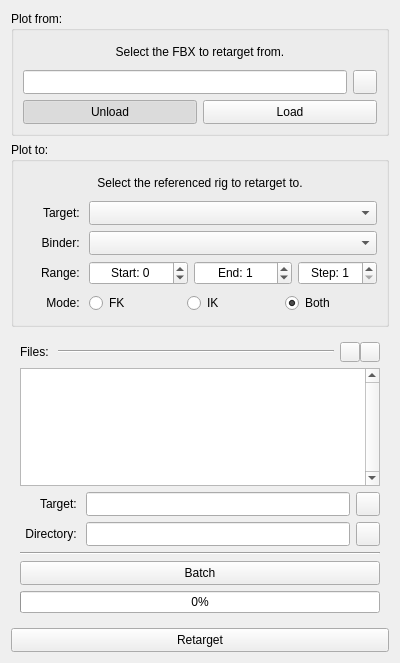
<?xml version="1.0" encoding="UTF-8"?>
<ui version="4.0">
 <class>QMocapTab</class>
 <widget class="QWidget" name="QMocapTab">
  <property name="geometry">
   <rect>
    <x>0</x>
    <y>0</y>
    <width>400</width>
    <height>663</height>
   </rect>
  </property>
  <property name="minimumSize">
   <size>
    <width>400</width>
    <height>400</height>
   </size>
  </property>
  <property name="windowTitle">
   <string>Form</string>
  </property>
  <layout class="QVBoxLayout" name="centralLayout">
   <item>
    <widget class="QGroupBox" name="sourceGroupBox">
     <property name="sizePolicy">
      <sizepolicy hsizetype="Expanding" vsizetype="Fixed">
       <horstretch>0</horstretch>
       <verstretch>0</verstretch>
      </sizepolicy>
     </property>
     <property name="title">
      <string>Plot from:</string>
     </property>
     <layout class="QVBoxLayout" name="sourceLayout">
      <item>
       <widget class="QLabel" name="sourceDescriptionLabel">
        <property name="sizePolicy">
         <sizepolicy hsizetype="Expanding" vsizetype="Fixed">
          <horstretch>0</horstretch>
          <verstretch>0</verstretch>
         </sizepolicy>
        </property>
        <property name="minimumSize">
         <size>
          <width>0</width>
          <height>24</height>
         </size>
        </property>
        <property name="maximumSize">
         <size>
          <width>16777215</width>
          <height>24</height>
         </size>
        </property>
        <property name="text">
         <string>Select the FBX to retarget from.</string>
        </property>
        <property name="alignment">
         <set>Qt::AlignCenter</set>
        </property>
       </widget>
      </item>
      <item>
       <widget class="QWidget" name="sourcePathWidget" native="true">
        <property name="sizePolicy">
         <sizepolicy hsizetype="Expanding" vsizetype="Fixed">
          <horstretch>0</horstretch>
          <verstretch>0</verstretch>
         </sizepolicy>
        </property>
        <property name="minimumSize">
         <size>
          <width>0</width>
          <height>24</height>
         </size>
        </property>
        <property name="maximumSize">
         <size>
          <width>16777215</width>
          <height>24</height>
         </size>
        </property>
        <layout class="QHBoxLayout" name="horizontalLayout_3">
         <property name="leftMargin">
          <number>0</number>
         </property>
         <property name="topMargin">
          <number>0</number>
         </property>
         <property name="rightMargin">
          <number>0</number>
         </property>
         <property name="bottomMargin">
          <number>0</number>
         </property>
         <item>
          <widget class="QLineEdit" name="sourcePathLineEdit">
           <property name="sizePolicy">
            <sizepolicy hsizetype="Expanding" vsizetype="Preferred">
             <horstretch>0</horstretch>
             <verstretch>0</verstretch>
            </sizepolicy>
           </property>
           <property name="readOnly">
            <bool>true</bool>
           </property>
          </widget>
         </item>
         <item>
          <widget class="QPushButton" name="sourcePathPushButton">
           <property name="sizePolicy">
            <sizepolicy hsizetype="Fixed" vsizetype="Fixed">
             <horstretch>0</horstretch>
             <verstretch>0</verstretch>
            </sizepolicy>
           </property>
           <property name="minimumSize">
            <size>
             <width>24</width>
             <height>24</height>
            </size>
           </property>
           <property name="maximumSize">
            <size>
             <width>24</width>
             <height>24</height>
            </size>
           </property>
           <property name="toolTip">
            <string>Opens a dialog to change the source FBX file.</string>
           </property>
           <property name="text">
            <string/>
           </property>
           <property name="icon">
            <iconset resource="../../../../../Python/dcc/ui/resources.qrc">
             <normaloff>:/dcc/icons/open_folder.svg</normaloff>:/dcc/icons/open_folder.svg</iconset>
           </property>
          </widget>
         </item>
        </layout>
       </widget>
      </item>
      <item>
       <widget class="QWidget" name="sourceInteropWidget" native="true">
        <property name="sizePolicy">
         <sizepolicy hsizetype="Expanding" vsizetype="Fixed">
          <horstretch>0</horstretch>
          <verstretch>0</verstretch>
         </sizepolicy>
        </property>
        <property name="minimumSize">
         <size>
          <width>0</width>
          <height>24</height>
         </size>
        </property>
        <property name="maximumSize">
         <size>
          <width>16777215</width>
          <height>24</height>
         </size>
        </property>
        <layout class="QHBoxLayout" name="horizontalLayout_4">
         <property name="leftMargin">
          <number>0</number>
         </property>
         <property name="topMargin">
          <number>0</number>
         </property>
         <property name="rightMargin">
          <number>0</number>
         </property>
         <property name="bottomMargin">
          <number>0</number>
         </property>
         <item>
          <widget class="QPushButton" name="unloadSourcePushButton">
           <property name="sizePolicy">
            <sizepolicy hsizetype="Expanding" vsizetype="Preferred">
             <horstretch>0</horstretch>
             <verstretch>0</verstretch>
            </sizepolicy>
           </property>
           <property name="toolTip">
            <string>Unloads the referenced FBX data.</string>
           </property>
           <property name="text">
            <string>Unload</string>
           </property>
           <property name="checkable">
            <bool>true</bool>
           </property>
           <property name="checked">
            <bool>true</bool>
           </property>
          </widget>
         </item>
         <item>
          <widget class="QPushButton" name="loadSourcePushButton">
           <property name="sizePolicy">
            <sizepolicy hsizetype="Expanding" vsizetype="Preferred">
             <horstretch>0</horstretch>
             <verstretch>0</verstretch>
            </sizepolicy>
           </property>
           <property name="toolTip">
            <string>Loads the referenced FBX data.</string>
           </property>
           <property name="text">
            <string>Load</string>
           </property>
           <property name="checkable">
            <bool>true</bool>
           </property>
          </widget>
         </item>
        </layout>
       </widget>
      </item>
     </layout>
    </widget>
   </item>
   <item>
    <widget class="QGroupBox" name="targetGroupBox">
     <property name="sizePolicy">
      <sizepolicy hsizetype="Expanding" vsizetype="Fixed">
       <horstretch>0</horstretch>
       <verstretch>0</verstretch>
      </sizepolicy>
     </property>
     <property name="title">
      <string>Plot to:</string>
     </property>
     <layout class="QVBoxLayout" name="targetLayout">
      <item>
       <widget class="QLabel" name="targetDesciptionLabel">
        <property name="sizePolicy">
         <sizepolicy hsizetype="Expanding" vsizetype="Fixed">
          <horstretch>0</horstretch>
          <verstretch>0</verstretch>
         </sizepolicy>
        </property>
        <property name="minimumSize">
         <size>
          <width>0</width>
          <height>24</height>
         </size>
        </property>
        <property name="maximumSize">
         <size>
          <width>16777215</width>
          <height>24</height>
         </size>
        </property>
        <property name="text">
         <string>Select the referenced rig to retarget to.</string>
        </property>
        <property name="alignment">
         <set>Qt::AlignCenter</set>
        </property>
       </widget>
      </item>
      <item>
       <widget class="QWidget" name="targetWidget" native="true">
        <property name="sizePolicy">
         <sizepolicy hsizetype="Expanding" vsizetype="Fixed">
          <horstretch>0</horstretch>
          <verstretch>0</verstretch>
         </sizepolicy>
        </property>
        <property name="minimumSize">
         <size>
          <width>0</width>
          <height>24</height>
         </size>
        </property>
        <property name="maximumSize">
         <size>
          <width>16777215</width>
          <height>24</height>
         </size>
        </property>
        <layout class="QHBoxLayout" name="horizontalLayout">
         <property name="leftMargin">
          <number>0</number>
         </property>
         <property name="topMargin">
          <number>0</number>
         </property>
         <property name="rightMargin">
          <number>0</number>
         </property>
         <property name="bottomMargin">
          <number>0</number>
         </property>
         <item>
          <widget class="QLabel" name="targetLabel">
           <property name="sizePolicy">
            <sizepolicy hsizetype="Fixed" vsizetype="Preferred">
             <horstretch>0</horstretch>
             <verstretch>0</verstretch>
            </sizepolicy>
           </property>
           <property name="minimumSize">
            <size>
             <width>60</width>
             <height>0</height>
            </size>
           </property>
           <property name="maximumSize">
            <size>
             <width>60</width>
             <height>16777215</height>
            </size>
           </property>
           <property name="text">
            <string>Target: </string>
           </property>
           <property name="alignment">
            <set>Qt::AlignRight|Qt::AlignTrailing|Qt::AlignVCenter</set>
           </property>
          </widget>
         </item>
         <item>
          <widget class="QComboBox" name="targetComboBox">
           <property name="sizePolicy">
            <sizepolicy hsizetype="Expanding" vsizetype="Preferred">
             <horstretch>0</horstretch>
             <verstretch>0</verstretch>
            </sizepolicy>
           </property>
           <property name="toolTip">
            <string>The referenced rig that the animation will be retargeted to.</string>
           </property>
           <property name="styleSheet">
            <string notr="true"/>
           </property>
          </widget>
         </item>
        </layout>
       </widget>
      </item>
      <item>
       <widget class="QWidget" name="binderWidget" native="true">
        <property name="sizePolicy">
         <sizepolicy hsizetype="Expanding" vsizetype="Fixed">
          <horstretch>0</horstretch>
          <verstretch>0</verstretch>
         </sizepolicy>
        </property>
        <property name="minimumSize">
         <size>
          <width>0</width>
          <height>24</height>
         </size>
        </property>
        <property name="maximumSize">
         <size>
          <width>16777215</width>
          <height>24</height>
         </size>
        </property>
        <layout class="QHBoxLayout" name="horizontalLayout_2">
         <property name="leftMargin">
          <number>0</number>
         </property>
         <property name="topMargin">
          <number>0</number>
         </property>
         <property name="rightMargin">
          <number>0</number>
         </property>
         <property name="bottomMargin">
          <number>0</number>
         </property>
         <item>
          <widget class="QLabel" name="binderLabel">
           <property name="sizePolicy">
            <sizepolicy hsizetype="Fixed" vsizetype="Preferred">
             <horstretch>0</horstretch>
             <verstretch>0</verstretch>
            </sizepolicy>
           </property>
           <property name="minimumSize">
            <size>
             <width>60</width>
             <height>0</height>
            </size>
           </property>
           <property name="maximumSize">
            <size>
             <width>60</width>
             <height>16777215</height>
            </size>
           </property>
           <property name="text">
            <string>Binder: </string>
           </property>
           <property name="alignment">
            <set>Qt::AlignRight|Qt::AlignTrailing|Qt::AlignVCenter</set>
           </property>
          </widget>
         </item>
         <item>
          <widget class="QComboBox" name="binderComboBox">
           <property name="sizePolicy">
            <sizepolicy hsizetype="Expanding" vsizetype="Preferred">
             <horstretch>0</horstretch>
             <verstretch>0</verstretch>
            </sizepolicy>
           </property>
           <property name="toolTip">
            <string>The binder used to remap data onto the selected rig.</string>
           </property>
           <property name="styleSheet">
            <string notr="true"/>
           </property>
          </widget>
         </item>
        </layout>
       </widget>
      </item>
      <item>
       <widget class="QWidget" name="stepWidget" native="true">
        <property name="sizePolicy">
         <sizepolicy hsizetype="Preferred" vsizetype="Fixed">
          <horstretch>0</horstretch>
          <verstretch>0</verstretch>
         </sizepolicy>
        </property>
        <property name="minimumSize">
         <size>
          <width>0</width>
          <height>24</height>
         </size>
        </property>
        <property name="maximumSize">
         <size>
          <width>16777215</width>
          <height>24</height>
         </size>
        </property>
        <layout class="QHBoxLayout" name="horizontalLayout_6">
         <property name="leftMargin">
          <number>0</number>
         </property>
         <property name="topMargin">
          <number>0</number>
         </property>
         <property name="rightMargin">
          <number>0</number>
         </property>
         <property name="bottomMargin">
          <number>0</number>
         </property>
         <item>
          <widget class="QLabel" name="stepLabel">
           <property name="sizePolicy">
            <sizepolicy hsizetype="Fixed" vsizetype="Preferred">
             <horstretch>0</horstretch>
             <verstretch>0</verstretch>
            </sizepolicy>
           </property>
           <property name="minimumSize">
            <size>
             <width>60</width>
             <height>0</height>
            </size>
           </property>
           <property name="maximumSize">
            <size>
             <width>60</width>
             <height>16777215</height>
            </size>
           </property>
           <property name="text">
            <string>Range: </string>
           </property>
           <property name="alignment">
            <set>Qt::AlignRight|Qt::AlignTrailing|Qt::AlignVCenter</set>
           </property>
          </widget>
         </item>
         <item>
          <widget class="QTimeSpinBox" name="startTimeSpinBox">
           <property name="sizePolicy">
            <sizepolicy hsizetype="Expanding" vsizetype="Preferred">
             <horstretch>5</horstretch>
             <verstretch>0</verstretch>
            </sizepolicy>
           </property>
           <property name="toolTip">
            <string>The frame to start baking.</string>
           </property>
           <property name="alignment">
            <set>Qt::AlignCenter</set>
           </property>
           <property name="suffix">
            <string/>
           </property>
           <property name="prefix">
            <string>Start: </string>
           </property>
           <property name="minimum">
            <number>-9999</number>
           </property>
           <property name="maximum">
            <number>9999</number>
           </property>
          </widget>
         </item>
         <item>
          <widget class="QTimeSpinBox" name="endTimeSpinBox">
           <property name="sizePolicy">
            <sizepolicy hsizetype="Expanding" vsizetype="Preferred">
             <horstretch>5</horstretch>
             <verstretch>0</verstretch>
            </sizepolicy>
           </property>
           <property name="toolTip">
            <string>The frame to stop baking.</string>
           </property>
           <property name="alignment">
            <set>Qt::AlignCenter</set>
           </property>
           <property name="suffix">
            <string/>
           </property>
           <property name="prefix">
            <string>End: </string>
           </property>
           <property name="minimum">
            <number>-9999</number>
           </property>
           <property name="maximum">
            <number>9999</number>
           </property>
           <property name="value">
            <number>1</number>
           </property>
          </widget>
         </item>
         <item>
          <widget class="QSpinBox" name="stepSpinBox">
           <property name="sizePolicy">
            <sizepolicy hsizetype="Expanding" vsizetype="Preferred">
             <horstretch>4</horstretch>
             <verstretch>0</verstretch>
            </sizepolicy>
           </property>
           <property name="toolTip">
            <string>The frame interval to bake at.</string>
           </property>
           <property name="alignment">
            <set>Qt::AlignCenter</set>
           </property>
           <property name="prefix">
            <string>Step: </string>
           </property>
           <property name="minimum">
            <number>1</number>
           </property>
           <property name="maximum">
            <number>100</number>
           </property>
          </widget>
         </item>
        </layout>
       </widget>
      </item>
      <item>
       <widget class="QWidget" name="kinematicWidget" native="true">
        <property name="sizePolicy">
         <sizepolicy hsizetype="Expanding" vsizetype="Fixed">
          <horstretch>0</horstretch>
          <verstretch>0</verstretch>
         </sizepolicy>
        </property>
        <property name="minimumSize">
         <size>
          <width>0</width>
          <height>24</height>
         </size>
        </property>
        <property name="maximumSize">
         <size>
          <width>16777215</width>
          <height>24</height>
         </size>
        </property>
        <layout class="QHBoxLayout" name="horizontalLayout_5">
         <property name="leftMargin">
          <number>0</number>
         </property>
         <property name="topMargin">
          <number>0</number>
         </property>
         <property name="rightMargin">
          <number>0</number>
         </property>
         <property name="bottomMargin">
          <number>0</number>
         </property>
         <item>
          <widget class="QLabel" name="kinematicLabel">
           <property name="sizePolicy">
            <sizepolicy hsizetype="Fixed" vsizetype="Fixed">
             <horstretch>0</horstretch>
             <verstretch>0</verstretch>
            </sizepolicy>
           </property>
           <property name="minimumSize">
            <size>
             <width>60</width>
             <height>0</height>
            </size>
           </property>
           <property name="maximumSize">
            <size>
             <width>60</width>
             <height>16777215</height>
            </size>
           </property>
           <property name="text">
            <string>Mode: </string>
           </property>
           <property name="alignment">
            <set>Qt::AlignRight|Qt::AlignTrailing|Qt::AlignVCenter</set>
           </property>
          </widget>
         </item>
         <item>
          <widget class="QRadioButton" name="fkRadioButton">
           <property name="sizePolicy">
            <sizepolicy hsizetype="Expanding" vsizetype="Preferred">
             <horstretch>0</horstretch>
             <verstretch>0</verstretch>
            </sizepolicy>
           </property>
           <property name="toolTip">
            <string>Maps the animation onto the FK controls.</string>
           </property>
           <property name="text">
            <string>FK</string>
           </property>
          </widget>
         </item>
         <item>
          <widget class="QRadioButton" name="ikRadioButton">
           <property name="sizePolicy">
            <sizepolicy hsizetype="Expanding" vsizetype="Preferred">
             <horstretch>0</horstretch>
             <verstretch>0</verstretch>
            </sizepolicy>
           </property>
           <property name="toolTip">
            <string>Maps the animation onto the IK controls.</string>
           </property>
           <property name="text">
            <string>IK</string>
           </property>
           <property name="checked">
            <bool>false</bool>
           </property>
          </widget>
         </item>
         <item>
          <widget class="QRadioButton" name="bothRadioButton">
           <property name="sizePolicy">
            <sizepolicy hsizetype="Expanding" vsizetype="Preferred">
             <horstretch>0</horstretch>
             <verstretch>0</verstretch>
            </sizepolicy>
           </property>
           <property name="toolTip">
            <string>Maps the animation onto the FK and IK controls (Not recommended for hybrid systems).</string>
           </property>
           <property name="text">
            <string>Both</string>
           </property>
           <property name="checked">
            <bool>true</bool>
           </property>
          </widget>
         </item>
        </layout>
       </widget>
      </item>
     </layout>
    </widget>
   </item>
   <item>
    <widget class="QRollout" name="batchRollout" native="true">
     <property name="enabled">
      <bool>true</bool>
     </property>
     <property name="sizePolicy">
      <sizepolicy hsizetype="Expanding" vsizetype="Expanding">
       <horstretch>0</horstretch>
       <verstretch>0</verstretch>
      </sizepolicy>
     </property>
     <layout class="QVBoxLayout" name="batchLayout">
      <item>
       <widget class="QWidget" name="fileDividerWidget" native="true">
        <layout class="QHBoxLayout" name="fileDividerLayout">
         <property name="leftMargin">
          <number>0</number>
         </property>
         <property name="topMargin">
          <number>0</number>
         </property>
         <property name="rightMargin">
          <number>0</number>
         </property>
         <property name="bottomMargin">
          <number>0</number>
         </property>
         <item>
          <widget class="QLabel" name="fileDividerLabel">
           <property name="sizePolicy">
            <sizepolicy hsizetype="Minimum" vsizetype="Fixed">
             <horstretch>0</horstretch>
             <verstretch>0</verstretch>
            </sizepolicy>
           </property>
           <property name="text">
            <string>Files: </string>
           </property>
          </widget>
         </item>
         <item>
          <widget class="Line" name="fileDividerLine">
           <property name="sizePolicy">
            <sizepolicy hsizetype="Expanding" vsizetype="Fixed">
             <horstretch>0</horstretch>
             <verstretch>0</verstretch>
            </sizepolicy>
           </property>
           <property name="orientation">
            <enum>Qt::Horizontal</enum>
           </property>
          </widget>
         </item>
         <item>
          <widget class="QWidget" name="fileInteropWidget" native="true">
           <layout class="QHBoxLayout" name="fileInteropLayout">
            <property name="spacing">
             <number>0</number>
            </property>
            <property name="leftMargin">
             <number>0</number>
            </property>
            <property name="topMargin">
             <number>0</number>
            </property>
            <property name="rightMargin">
             <number>0</number>
            </property>
            <property name="bottomMargin">
             <number>0</number>
            </property>
            <item>
             <widget class="QPushButton" name="addFilesPushButton">
              <property name="sizePolicy">
               <sizepolicy hsizetype="Fixed" vsizetype="Fixed">
                <horstretch>0</horstretch>
                <verstretch>0</verstretch>
               </sizepolicy>
              </property>
              <property name="minimumSize">
               <size>
                <width>20</width>
                <height>20</height>
               </size>
              </property>
              <property name="maximumSize">
               <size>
                <width>20</width>
                <height>20</height>
               </size>
              </property>
              <property name="text">
               <string/>
              </property>
              <property name="icon">
               <iconset resource="../../../../../Python/dcc/ui/resources.qrc">
                <normaloff>:/dcc/icons/add.svg</normaloff>:/dcc/icons/add.svg</iconset>
              </property>
             </widget>
            </item>
            <item>
             <widget class="QPushButton" name="removeFilesPushButton">
              <property name="sizePolicy">
               <sizepolicy hsizetype="Fixed" vsizetype="Fixed">
                <horstretch>0</horstretch>
                <verstretch>0</verstretch>
               </sizepolicy>
              </property>
              <property name="minimumSize">
               <size>
                <width>20</width>
                <height>20</height>
               </size>
              </property>
              <property name="maximumSize">
               <size>
                <width>20</width>
                <height>20</height>
               </size>
              </property>
              <property name="text">
               <string/>
              </property>
              <property name="icon">
               <iconset resource="../../../../../Python/dcc/ui/resources.qrc">
                <normaloff>:/dcc/icons/remove.svg</normaloff>:/dcc/icons/remove.svg</iconset>
              </property>
             </widget>
            </item>
           </layout>
          </widget>
         </item>
        </layout>
       </widget>
      </item>
      <item>
       <widget class="QListWidget" name="fileListWidget">
        <property name="styleSheet">
         <string notr="true">QListWidget::item { height: 24px; }</string>
        </property>
        <property name="verticalScrollBarPolicy">
         <enum>Qt::ScrollBarAlwaysOn</enum>
        </property>
        <property name="showDropIndicator" stdset="0">
         <bool>false</bool>
        </property>
        <property name="defaultDropAction">
         <enum>Qt::IgnoreAction</enum>
        </property>
        <property name="alternatingRowColors">
         <bool>true</bool>
        </property>
        <property name="selectionMode">
         <enum>QAbstractItemView::ExtendedSelection</enum>
        </property>
       </widget>
      </item>
      <item>
       <widget class="QWidget" name="batchTargetWidget" native="true">
        <property name="sizePolicy">
         <sizepolicy hsizetype="Expanding" vsizetype="Fixed">
          <horstretch>0</horstretch>
          <verstretch>0</verstretch>
         </sizepolicy>
        </property>
        <property name="minimumSize">
         <size>
          <width>0</width>
          <height>24</height>
         </size>
        </property>
        <property name="maximumSize">
         <size>
          <width>16777215</width>
          <height>24</height>
         </size>
        </property>
        <layout class="QHBoxLayout" name="horizontalLayout_7">
         <property name="leftMargin">
          <number>0</number>
         </property>
         <property name="topMargin">
          <number>0</number>
         </property>
         <property name="rightMargin">
          <number>0</number>
         </property>
         <property name="bottomMargin">
          <number>0</number>
         </property>
         <item>
          <widget class="QLabel" name="batchTargetLabel">
           <property name="sizePolicy">
            <sizepolicy hsizetype="Fixed" vsizetype="Preferred">
             <horstretch>0</horstretch>
             <verstretch>0</verstretch>
            </sizepolicy>
           </property>
           <property name="minimumSize">
            <size>
             <width>60</width>
             <height>0</height>
            </size>
           </property>
           <property name="maximumSize">
            <size>
             <width>60</width>
             <height>16777215</height>
            </size>
           </property>
           <property name="text">
            <string>Target: </string>
           </property>
           <property name="alignment">
            <set>Qt::AlignRight|Qt::AlignTrailing|Qt::AlignVCenter</set>
           </property>
          </widget>
         </item>
         <item>
          <widget class="QLineEdit" name="batchTargetLineEdit">
           <property name="sizePolicy">
            <sizepolicy hsizetype="Expanding" vsizetype="Preferred">
             <horstretch>0</horstretch>
             <verstretch>0</verstretch>
            </sizepolicy>
           </property>
           <property name="readOnly">
            <bool>true</bool>
           </property>
          </widget>
         </item>
         <item>
          <widget class="QPushButton" name="batchTargetPushButton">
           <property name="sizePolicy">
            <sizepolicy hsizetype="Fixed" vsizetype="Fixed">
             <horstretch>0</horstretch>
             <verstretch>0</verstretch>
            </sizepolicy>
           </property>
           <property name="minimumSize">
            <size>
             <width>24</width>
             <height>24</height>
            </size>
           </property>
           <property name="maximumSize">
            <size>
             <width>24</width>
             <height>24</height>
            </size>
           </property>
           <property name="text">
            <string/>
           </property>
           <property name="icon">
            <iconset resource="../../../../../Python/dcc/ui/resources.qrc">
             <normaloff>:/dcc/icons/open_folder.svg</normaloff>:/dcc/icons/open_folder.svg</iconset>
           </property>
          </widget>
         </item>
        </layout>
       </widget>
      </item>
      <item>
       <widget class="QWidget" name="batchPathWidget" native="true">
        <property name="sizePolicy">
         <sizepolicy hsizetype="Expanding" vsizetype="Fixed">
          <horstretch>0</horstretch>
          <verstretch>0</verstretch>
         </sizepolicy>
        </property>
        <property name="minimumSize">
         <size>
          <width>0</width>
          <height>24</height>
         </size>
        </property>
        <property name="maximumSize">
         <size>
          <width>16777215</width>
          <height>24</height>
         </size>
        </property>
        <layout class="QHBoxLayout" name="horizontalLayout_8">
         <property name="leftMargin">
          <number>0</number>
         </property>
         <property name="topMargin">
          <number>0</number>
         </property>
         <property name="rightMargin">
          <number>0</number>
         </property>
         <property name="bottomMargin">
          <number>0</number>
         </property>
         <item>
          <widget class="QLabel" name="batchPathLabel">
           <property name="sizePolicy">
            <sizepolicy hsizetype="Fixed" vsizetype="Preferred">
             <horstretch>0</horstretch>
             <verstretch>0</verstretch>
            </sizepolicy>
           </property>
           <property name="minimumSize">
            <size>
             <width>60</width>
             <height>0</height>
            </size>
           </property>
           <property name="maximumSize">
            <size>
             <width>60</width>
             <height>16777215</height>
            </size>
           </property>
           <property name="text">
            <string>Directory: </string>
           </property>
           <property name="alignment">
            <set>Qt::AlignRight|Qt::AlignTrailing|Qt::AlignVCenter</set>
           </property>
          </widget>
         </item>
         <item>
          <widget class="QLineEdit" name="batchPathLineEdit">
           <property name="sizePolicy">
            <sizepolicy hsizetype="Expanding" vsizetype="Preferred">
             <horstretch>0</horstretch>
             <verstretch>0</verstretch>
            </sizepolicy>
           </property>
           <property name="readOnly">
            <bool>true</bool>
           </property>
          </widget>
         </item>
         <item>
          <widget class="QPushButton" name="batchPathPushButton">
           <property name="sizePolicy">
            <sizepolicy hsizetype="Fixed" vsizetype="Fixed">
             <horstretch>0</horstretch>
             <verstretch>0</verstretch>
            </sizepolicy>
           </property>
           <property name="minimumSize">
            <size>
             <width>24</width>
             <height>24</height>
            </size>
           </property>
           <property name="maximumSize">
            <size>
             <width>24</width>
             <height>24</height>
            </size>
           </property>
           <property name="text">
            <string/>
           </property>
           <property name="icon">
            <iconset resource="../../../../../Python/dcc/ui/resources.qrc">
             <normaloff>:/dcc/icons/open_folder.svg</normaloff>:/dcc/icons/open_folder.svg</iconset>
           </property>
          </widget>
         </item>
        </layout>
       </widget>
      </item>
      <item>
       <widget class="Line" name="line">
        <property name="orientation">
         <enum>Qt::Horizontal</enum>
        </property>
       </widget>
      </item>
      <item>
       <widget class="QPushButton" name="batchPushButton">
        <property name="minimumSize">
         <size>
          <width>0</width>
          <height>24</height>
         </size>
        </property>
        <property name="maximumSize">
         <size>
          <width>16777215</width>
          <height>24</height>
         </size>
        </property>
        <property name="text">
         <string>Batch</string>
        </property>
       </widget>
      </item>
      <item>
       <widget class="QProgressBar" name="batchProgressBar">
        <property name="value">
         <number>0</number>
        </property>
       </widget>
      </item>
     </layout>
    </widget>
   </item>
   <item>
    <widget class="QPushButton" name="retargetPushButton">
     <property name="minimumSize">
      <size>
       <width>0</width>
       <height>24</height>
      </size>
     </property>
     <property name="maximumSize">
      <size>
       <width>16777215</width>
       <height>24</height>
      </size>
     </property>
     <property name="text">
      <string>Retarget</string>
     </property>
    </widget>
   </item>
  </layout>
 </widget>
 <customwidgets>
  <customwidget>
   <class>QRollout</class>
   <extends>QWidget</extends>
   <header>dcc/ui/qrollout.h</header>
   <container>1</container>
  </customwidget>
  <customwidget>
   <class>QTimeSpinBox</class>
   <extends>QSpinBox</extends>
   <header>dcc/ui/qtimespinbox.h</header>
  </customwidget>
 </customwidgets>
 <resources>
  <include location="../../../../../Python/dcc/ui/resources.qrc"/>
 </resources>
 <connections/>
</ui>
